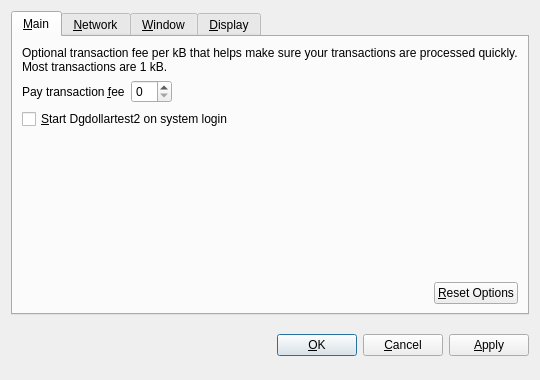
<?xml version="1.0" encoding="UTF-8"?>
<ui version="4.0">
 <class>OptionsDialog</class>
 <widget class="QDialog" name="OptionsDialog">
  <property name="geometry">
   <rect>
    <x>0</x>
    <y>0</y>
    <width>540</width>
    <height>380</height>
   </rect>
  </property>
  <property name="windowTitle">
   <string>Options</string>
  </property>
  <property name="modal">
   <bool>true</bool>
  </property>
  <layout class="QVBoxLayout" name="verticalLayout">
   <item>
    <widget class="QTabWidget" name="tabWidget">
     <property name="tabPosition">
      <enum>QTabWidget::North</enum>
     </property>
     <property name="currentIndex">
      <number>0</number>
     </property>
     <widget class="QWidget" name="tabMain">
      <attribute name="title">
       <string>&amp;Main</string>
      </attribute>
      <layout class="QVBoxLayout" name="verticalLayout_Main">
       <item>
        <widget class="QLabel" name="transactionFeeInfoLabel">
         <property name="text">
          <string>Optional transaction fee per kB that helps make sure your transactions are processed quickly. Most transactions are 1 kB.</string>
         </property>
         <property name="textFormat">
          <enum>Qt::PlainText</enum>
         </property>
         <property name="wordWrap">
          <bool>true</bool>
         </property>
        </widget>
       </item>
       <item>
        <layout class="QHBoxLayout" name="horizontalLayout_1_Main">
         <item>
          <widget class="QLabel" name="transactionFeeLabel">
           <property name="text">
            <string>Pay transaction &amp;fee</string>
           </property>
           <property name="textFormat">
            <enum>Qt::PlainText</enum>
           </property>
           <property name="buddy">
            <cstring>transactionFee</cstring>
           </property>
          </widget>
         </item>
         <item>
          <widget class="Dgdollartest2AmountField" name="transactionFee"/>
         </item>
         <item>
          <spacer name="horizontalSpacer_1_Main">
           <property name="orientation">
            <enum>Qt::Horizontal</enum>
           </property>
           <property name="sizeHint" stdset="0">
            <size>
             <width>40</width>
             <height>20</height>
            </size>
           </property>
          </spacer>
         </item>
        </layout>
       </item>
       <item>
        <widget class="QCheckBox" name="dgdollartest2AtStartup">
         <property name="toolTip">
          <string>Automatically start Dgdollartest2 after logging in to the system.</string>
         </property>
         <property name="text">
          <string>&amp;Start Dgdollartest2 on system login</string>
         </property>
        </widget>
       </item>
       <item>
        <spacer name="verticalSpacer_Main">
         <property name="orientation">
          <enum>Qt::Vertical</enum>
         </property>
         <property name="sizeHint" stdset="0">
          <size>
           <width>20</width>
           <height>40</height>
          </size>
         </property>
        </spacer>
       </item>
       <item>
        <layout class="QHBoxLayout" name="horizontalLayout_2_Main">
         <item>
          <spacer name="horizontalSpacer_2_Main">
           <property name="orientation">
            <enum>Qt::Horizontal</enum>
           </property>
           <property name="sizeHint" stdset="0">
            <size>
             <width>40</width>
             <height>20</height>
            </size>
           </property>
          </spacer>
         </item>
         <item>
          <widget class="QPushButton" name="resetButton">
           <property name="toolTip">
            <string>Reset all client options to default.</string>
           </property>
           <property name="text">
            <string>&amp;Reset Options</string>
           </property>
           <property name="autoDefault">
            <bool>false</bool>
           </property>
          </widget>
         </item>
        </layout>
       </item>
      </layout>
     </widget>
     <widget class="QWidget" name="tabNetwork">
      <attribute name="title">
       <string>&amp;Network</string>
      </attribute>
      <layout class="QVBoxLayout" name="verticalLayout_Network">
       <item>
        <widget class="QCheckBox" name="mapPortUpnp">
         <property name="toolTip">
          <string>Automatically open the Dgdollartest2 client port on the router. This only works when your router supports UPnP and it is enabled.</string>
         </property>
         <property name="text">
          <string>Map port using &amp;UPnP</string>
         </property>
        </widget>
       </item>
       <item>
        <widget class="QCheckBox" name="connectSocks">
         <property name="toolTip">
          <string>Connect to the Dgdollartest2 network through a SOCKS proxy (e.g. when connecting through Tor).</string>
         </property>
         <property name="text">
          <string>&amp;Connect through SOCKS proxy:</string>
         </property>
        </widget>
       </item>
       <item>
        <layout class="QHBoxLayout" name="horizontalLayout_Network">
         <item>
          <widget class="QLabel" name="proxyIpLabel">
           <property name="text">
            <string>Proxy &amp;IP:</string>
           </property>
           <property name="textFormat">
            <enum>Qt::PlainText</enum>
           </property>
           <property name="buddy">
            <cstring>proxyIp</cstring>
           </property>
          </widget>
         </item>
         <item>
          <widget class="QValidatedLineEdit" name="proxyIp">
           <property name="maximumSize">
            <size>
             <width>140</width>
             <height>16777215</height>
            </size>
           </property>
           <property name="toolTip">
            <string>IP address of the proxy (e.g. 127.0.0.1)</string>
           </property>
          </widget>
         </item>
         <item>
          <widget class="QLabel" name="proxyPortLabel">
           <property name="text">
            <string>&amp;Port:</string>
           </property>
           <property name="textFormat">
            <enum>Qt::PlainText</enum>
           </property>
           <property name="buddy">
            <cstring>proxyPort</cstring>
           </property>
          </widget>
         </item>
         <item>
          <widget class="QLineEdit" name="proxyPort">
           <property name="maximumSize">
            <size>
             <width>55</width>
             <height>16777215</height>
            </size>
           </property>
           <property name="toolTip">
            <string>Port of the proxy (e.g. 9050)</string>
           </property>
          </widget>
         </item>
         <item>
          <widget class="QLabel" name="socksVersionLabel">
           <property name="text">
            <string>SOCKS &amp;Version:</string>
           </property>
           <property name="textFormat">
            <enum>Qt::PlainText</enum>
           </property>
           <property name="buddy">
            <cstring>socksVersion</cstring>
           </property>
          </widget>
         </item>
         <item>
          <widget class="QValueComboBox" name="socksVersion">
           <property name="toolTip">
            <string>SOCKS version of the proxy (e.g. 5)</string>
           </property>
          </widget>
         </item>
         <item>
          <spacer name="horizontalSpacer_Network">
           <property name="orientation">
            <enum>Qt::Horizontal</enum>
           </property>
           <property name="sizeHint" stdset="0">
            <size>
             <width>40</width>
             <height>20</height>
            </size>
           </property>
          </spacer>
         </item>
        </layout>
       </item>
       <item>
        <spacer name="verticalSpacer_Network">
         <property name="orientation">
          <enum>Qt::Vertical</enum>
         </property>
         <property name="sizeHint" stdset="0">
          <size>
           <width>20</width>
           <height>40</height>
          </size>
         </property>
        </spacer>
       </item>
      </layout>
     </widget>
     <widget class="QWidget" name="tabWindow">
      <attribute name="title">
       <string>&amp;Window</string>
      </attribute>
      <layout class="QVBoxLayout" name="verticalLayout_Window">
       <item>
        <widget class="QCheckBox" name="minimizeToTray">
         <property name="toolTip">
          <string>Show only a tray icon after minimizing the window.</string>
         </property>
         <property name="text">
          <string>&amp;Minimize to the tray instead of the taskbar</string>
         </property>
        </widget>
       </item>
       <item>
        <widget class="QCheckBox" name="minimizeOnClose">
         <property name="toolTip">
          <string>Minimize instead of exit the application when the window is closed. When this option is enabled, the application will be closed only after selecting Quit in the menu.</string>
         </property>
         <property name="text">
          <string>M&amp;inimize on close</string>
         </property>
        </widget>
       </item>
       <item>
        <spacer name="verticalSpacer_Window">
         <property name="orientation">
          <enum>Qt::Vertical</enum>
         </property>
         <property name="sizeHint" stdset="0">
          <size>
           <width>20</width>
           <height>40</height>
          </size>
         </property>
        </spacer>
       </item>
      </layout>
     </widget>
     <widget class="QWidget" name="tabDisplay">
      <attribute name="title">
       <string>&amp;Display</string>
      </attribute>
      <layout class="QVBoxLayout" name="verticalLayout_Display">
       <item>
        <layout class="QHBoxLayout" name="horizontalLayout_1_Display">
         <item>
          <widget class="QLabel" name="langLabel">
           <property name="text">
            <string>User Interface &amp;language:</string>
           </property>
           <property name="textFormat">
            <enum>Qt::PlainText</enum>
           </property>
           <property name="buddy">
            <cstring>lang</cstring>
           </property>
          </widget>
         </item>
         <item>
          <widget class="QValueComboBox" name="lang">
           <property name="toolTip">
            <string>The user interface language can be set here. This setting will take effect after restarting Dgdollartest2.</string>
           </property>
          </widget>
         </item>
        </layout>
       </item>
       <item>
        <layout class="QHBoxLayout" name="horizontalLayout_2_Display">
         <item>
          <widget class="QLabel" name="unitLabel">
           <property name="text">
            <string>&amp;Unit to show amounts in:</string>
           </property>
           <property name="textFormat">
            <enum>Qt::PlainText</enum>
           </property>
           <property name="buddy">
            <cstring>unit</cstring>
           </property>
          </widget>
         </item>
         <item>
          <widget class="QValueComboBox" name="unit">
           <property name="toolTip">
            <string>Choose the default subdivision unit to show in the interface and when sending coins.</string>
           </property>
          </widget>
         </item>
        </layout>
       </item>
       <item>
        <widget class="QCheckBox" name="displayAddresses">
         <property name="toolTip">
          <string>Whether to show Dgdollartest2 addresses in the transaction list or not.</string>
         </property>
         <property name="text">
          <string>&amp;Display addresses in transaction list</string>
         </property>
        </widget>
       </item>
       <item>
        <widget class="QCheckBox" name="coinControlFeatures">
         <property name="toolTip">
          <string>Whether to show coin control features or not.</string>
         </property>
         <property name="text">
          <string>Display coin &amp;control features (experts only!)</string>
         </property>
        </widget>
       </item>
       <item>
        <spacer name="verticalSpacer_Display">
         <property name="orientation">
          <enum>Qt::Vertical</enum>
         </property>
         <property name="sizeHint" stdset="0">
          <size>
           <width>20</width>
           <height>40</height>
          </size>
         </property>
        </spacer>
       </item>
      </layout>
     </widget>
    </widget>
   </item>
   <item>
    <layout class="QHBoxLayout" name="horizontalLayout_Buttons">
     <item>
      <spacer name="horizontalSpacer_1">
       <property name="orientation">
        <enum>Qt::Horizontal</enum>
       </property>
       <property name="sizeHint" stdset="0">
        <size>
         <width>40</width>
         <height>48</height>
        </size>
       </property>
      </spacer>
     </item>
     <item>
      <widget class="QLabel" name="statusLabel">
       <property name="font">
        <font>
         <weight>75</weight>
         <bold>true</bold>
        </font>
       </property>
       <property name="text">
        <string/>
       </property>
       <property name="textFormat">
        <enum>Qt::PlainText</enum>
       </property>
       <property name="wordWrap">
        <bool>true</bool>
       </property>
      </widget>
     </item>
     <item>
      <spacer name="horizontalSpacer_2">
       <property name="orientation">
        <enum>Qt::Horizontal</enum>
       </property>
       <property name="sizeHint" stdset="0">
        <size>
         <width>40</width>
         <height>48</height>
        </size>
       </property>
      </spacer>
     </item>
     <item>
      <widget class="QPushButton" name="okButton">
       <property name="text">
        <string>&amp;OK</string>
       </property>
      </widget>
     </item>
     <item>
      <widget class="QPushButton" name="cancelButton">
       <property name="text">
        <string>&amp;Cancel</string>
       </property>
       <property name="autoDefault">
        <bool>false</bool>
       </property>
      </widget>
     </item>
     <item>
      <widget class="QPushButton" name="applyButton">
       <property name="text">
        <string>&amp;Apply</string>
       </property>
       <property name="autoDefault">
        <bool>false</bool>
       </property>
      </widget>
     </item>
    </layout>
   </item>
  </layout>
 </widget>
 <customwidgets>
  <customwidget>
   <class>Dgdollartest2AmountField</class>
   <extends>QSpinBox</extends>
   <header>dgdollartest2amountfield.h</header>
  </customwidget>
  <customwidget>
   <class>QValueComboBox</class>
   <extends>QComboBox</extends>
   <header>qvaluecombobox.h</header>
  </customwidget>
  <customwidget>
   <class>QValidatedLineEdit</class>
   <extends>QLineEdit</extends>
   <header>qvalidatedlineedit.h</header>
  </customwidget>
 </customwidgets>
 <resources/>
 <connections/>
</ui>
